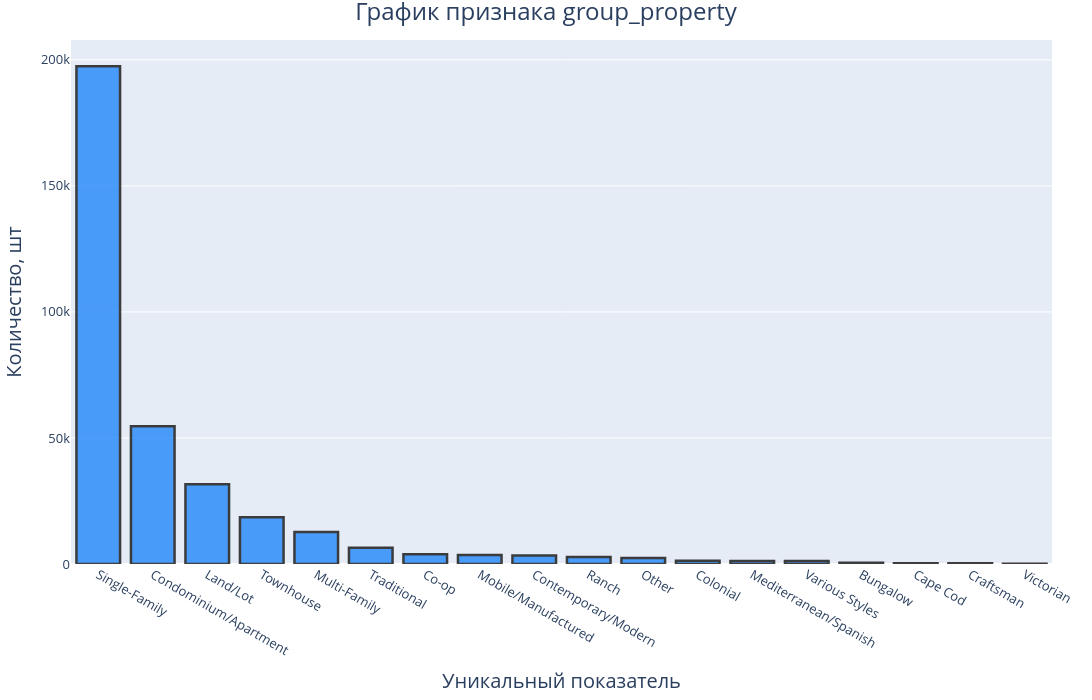

Notebook cell for this chart:
### Code cell
analize_feature('group_property')

### Figure 1 — Plotly figure (JSON) as saved in the notebook; plotly's stock layout.template omitted (floating-point values rounded to 4 significant figures)
{"data": [{"alignmentgroup": "True", "hovertemplate": "Количество: %{y} шт", "legendgroup": "", "marker": {"color": "#1580fb", "line": {"color": "black", "width": 2.5}, "pattern": {"shape": ""}}, "name": "", "offsetgroup": "", "opacity": 0.75, "orientation": "v", "showlegend": false, "textposition": "auto", "type": "bar", "x": ["Single-Family", "Condominium/Apartment", "Land/Lot", "Townhouse", "Multi-Family", "Traditional", "Co-op", "Mobile/Manufactured", "Contemporary/Modern", "Ranch", "Other", "Colonial", "Mediterranean/Spanish", "Various Styles", "Bungalow", "Cape Cod", "Craftsman", "Victorian"], "xaxis": "x", "y": [197471, 54685, 31612, 18582, 12656, 6437, 3841, 3530, 3413, 2741, 2358, 1281, 1233, 1228, 536, 317, 296, 111], "yaxis": "y"}], "layout": {"barmode": "relative", "height": 700, "legend": {"tracegroupgap": 0}, "margin": {"b": 40, "l": 40, "r": 40, "t": 40}, "title": {"font": {"size": 24}, "text": "График признака group_property", "x": 0.5}, "width": 1200, "xaxis": {"anchor": "y", "domain": [0, 1], "tickfont": {"size": 13}, "title": {"font": {"size": 20}, "text": "Уникальный показатель "}}, "yaxis": {"anchor": "x", "domain": [0, 1], "tickfont": {"size": 13}, "title": {"font": {"size": 20}, "text": "Количество, шт"}}}}
